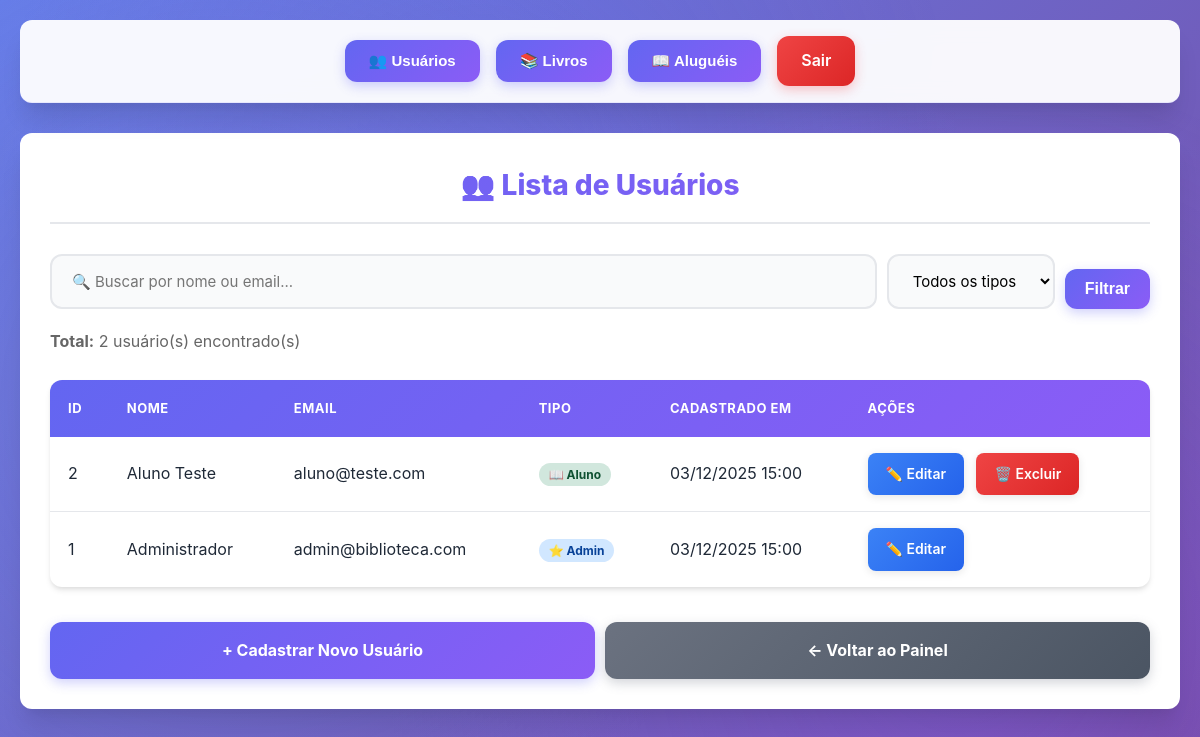
/usuarios/listar.php (signed in), run on the app's committed database.
### tables this page shows
CREATE TABLE IF NOT EXISTS usuarios (
    id INT AUTO_INCREMENT PRIMARY KEY,
    nome VARCHAR(255) NOT NULL,
    email VARCHAR(255) NOT NULL UNIQUE,
    senha VARCHAR(255) NOT NULL,
    tipo ENUM('admin', 'aluno') NOT NULL DEFAULT 'aluno',
    created_at TIMESTAMP DEFAULT CURRENT_TIMESTAMP,
    INDEX idx_email (email),
    INDEX idx_tipo (tipo)
);

### config.php (called while the page is built, shortened)
<?php
function sanitize_input($data) {
    return htmlspecialchars(trim($data), ENT_QUOTES, 'UTF-8');
}
function format_date($date, $format = 'd/m/Y') {
    return date($format, strtotime($date));
}
?>

### usuarios/listar.php (the view, shortened to what this page needs)
<?php
require_once '../config.php';
$busca = $_GET['busca'] ?? '';
$filtro_tipo = $_GET['tipo'] ?? '';
try {
    $sql = "SELECT id, nome, email, tipo, created_at FROM usuarios WHERE 1=1";
    $params = [];
    $sql .= " ORDER BY id DESC";
    $stmt = $pdo->prepare($sql);
    $stmt->execute($params);
    $usuarios = $stmt->fetchAll();
} catch (PDOException $e) {
    error_log("Erro ao listar usuários: " . $e->getMessage());
    $usuarios = [];
    $mensagem = show_message("Erro ao carregar usuários.", "erro");
}
?>
<!DOCTYPE html>
<html lang="pt-br">
<head>
    <link rel="stylesheet" href="../style.css">
</head>
<body>
    <nav class="menu">
        <div class="dropdown">
            <button class="dropbtn">👥 Usuários</button>
        </div>
        <div class="dropdown">
            <button class="dropbtn">📚 Livros</button>
        </div>
<div class="dropdown">
    <button class="dropbtn">📖 Aluguéis</button>
</div>
        <a href="../logout.php" class="logout">Sair</a>
    </nav>
    <div class="lista-container">
        <h1>👥 Lista de Usuários</h1>
        <form method="GET" style="margin-bottom: 20px; display: flex; gap: 10px; flex-wrap: wrap;">
            <input type="text"
                   name="busca"
                   placeholder="🔍 Buscar por nome ou email..."
                   value="<?= sanitize_input($busca) ?>"
                   style="flex: 1; min-width: 200px;">
            <select name="tipo" style="width: auto;">
                <option value="">Todos os tipos</option>
            </select>
            <button type="submit" class="btn" style="width: auto; padding: 10px 20px;">Filtrar</button>
        </form>
        <div style="margin-bottom: 15px; color: #666;">
            <strong>Total:</strong> <?= count($usuarios) ?> usuário(s) encontrado(s)
        </div>
        <?php if (empty($usuarios)): ?>
            <div class="info-box" style="text-align: center;">
                <strong>Nenhum usuário encontrado</strong>
                <?php if ($busca || $filtro_tipo): ?>
                <p>Tente ajustar os filtros de busca</p>
                <?php else: ?>
                <p>Comece cadastrando alguns usuários</p>
                <?php endif; ?>
            </div>
        <?php else: ?>
        <table class="tabela-usuarios">
            <thead>
                <tr>
                    <th>ID</th>
                    <th>Nome</th>
                    <th>Email</th>
                    <th>Tipo</th>
                    <th>Cadastrado em</th>
                    <th>Ações</th>
                </tr>
            </thead>
            <tbody>
                <?php foreach ($usuarios as $usuario): ?>
                <tr>
                    <td><?= $usuario['id'] ?></td>
                    <td><?= sanitize_input($usuario['nome']) ?></td>
                    <td><?= sanitize_input($usuario['email']) ?></td>
                    <td>
                        <span style="padding: 4px 10px; border-radius: 12px; font-size: 12px; font-weight: bold;
                                     <?= $usuario['tipo'] == 'admin' ? 'background: #d1e7ff; color: #084298;' : 'background: #d1e7dd; color: #0f5132;' ?>">
                            <?= $usuario['tipo'] == 'admin' ? '⭐ Admin' : '📖 Aluno' ?>
                        </span>
                    </td>
                    <td><?= format_date($usuario['created_at'], 'd/m/Y H:i') ?></td>
                    <td>
                        <a href="editar.php?id=<?= $usuario['id'] ?>" class="btn-editar">✏️ Editar</a>
                        <?php if ($usuario['id'] != $_SESSION['usuario_id']): ?>
                        <a href="excluir.php?id=<?= $usuario['id'] ?>"
                           class="btn-excluir"
                           onclick="return confirm('Deseja realmente excluir este usuário?\n\nEsta ação não pode ser desfeita!')">
                           🗑️ Excluir
                        </a>
                        <?php endif; ?>
                    </td>
                </tr>
                <?php endforeach; ?>
            </tbody>
        </table>
        <?php endif; ?>
        <div style="margin-top: 20px; display: flex; gap: 10px;">
            <a href="cadastrar.php" class="btn">+ Cadastrar Novo Usuário</a>
            <a href="../painel.php" class="btn-voltar">← Voltar ao Painel</a>
        </div>
    </div>
</body>
</html>

### data on the page
usuarios: id "2", nome "Aluno Teste", email "aluno@teste.com", tipo "📖 Aluno", created_at "03/12/2025 15:00"
usuarios: id "1", nome "Administrador", email "admin@biblioteca.com", tipo "⭐ Admin", created_at "03/12/2025 15:00"

### other printed values
count($usuarios) "2"
